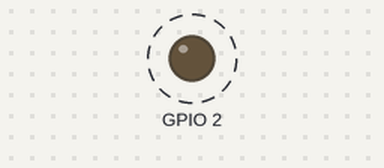
This sketch was run on a simulated ESP32. Parts: output pins drawn as LEDs (lit = HIGH). Dashed ring = blinking. WiFi joins after 1.5 s; servers stay silent unless stated; EEPROM starts erased; what the sketch prints to the serial monitor is not drawn.

Above: at 1.7 s.
Timing chart, 0 to 4.5 s (numbered marks = the images above):
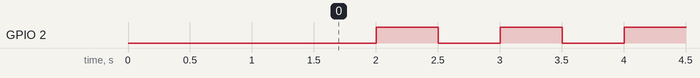

The sketch:

trest.ino
```cpp
#include <WiFiManager.h>
#include <nvs_flash.h>
#include <Preferences.h>

Preferences pre;


void setup(){

    pre.begin("app", false);

    WiFi.mode(WIFI_STA);


    pinMode(2, OUTPUT);

    WiFi.mode(WIFI_STA); // explicitly set mode, esp defaults to STA+AP
    // it is a good practice to make sure your code sets wifi mode how you want it.

    // put your setup code here, to run once:
    Serial.begin(115200);

    //WiFiManager, Local intialization. Once its business is done, there is no need to keep it around
    WiFiManager wm;

    // reset settings - wipe stored credentials for testing
    // these are stored by the esp library
    //wm.resetSettings();

    // Automatically connect using saved credentials,
    // if connection fails, it starts an access point with the specified name ( "AutoConnectAP"),
    // if empty will auto generate SSID, if password is blank it will be anonymous AP (wm.autoConnect())
    // then goes into a blocking loop awaiting configuration and will return success result

    bool res;
    // res = wm.autoConnect(); // auto generated AP name from chipid
    // res = wm.autoConnect("AutoConnectAP"); // anonymous ap
    res = wm.autoConnect("AutoConnectAP","password"); // password protected ap

    if(!res) {
        Serial.println("Failed to connect");
        // ESP.restart();
    }
    else {
        //if you get here you have connected to the WiFi
        Serial.println("connected...yeey :)");
    }

}

void loop(){

    delay(500);
    digitalWrite(2, HIGH);
    delay(500);
    digitalWrite(2, LOW);
}
```

Measured:
- by itself, GPIO 2: alternates HIGH for 0.50 s and LOW for 0.50 s
